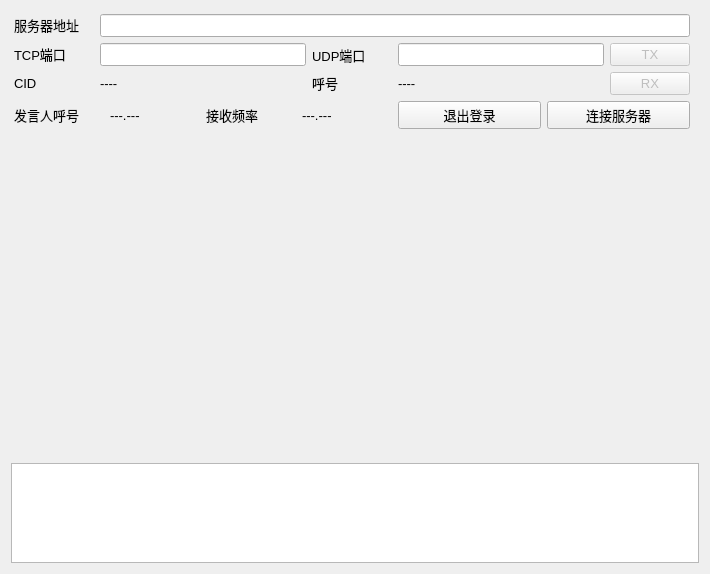
<?xml version="1.0" encoding="UTF-8"?>
<ui version="4.0">
 <class>ConnectWindow</class>
 <widget class="QWidget" name="ConnectWindow">
  <property name="geometry">
   <rect>
    <x>0</x>
    <y>0</y>
    <width>710</width>
    <height>574</height>
   </rect>
  </property>
  <property name="font">
   <font>
    <family>Leelawadee UI</family>
    <pointsize>10</pointsize>
   </font>
  </property>
  <property name="windowTitle">
   <string>AudioClient</string>
  </property>
  <property name="styleSheet">
   <string notr="true"/>
  </property>
  <layout class="QGridLayout" name="gridLayout">
   <item row="2" column="0" colspan="2">
    <widget class="QStackedWidget" name="windows"/>
   </item>
   <item row="0" column="0">
    <layout class="QGridLayout" name="layout_connect">
     <property name="sizeConstraint">
      <enum>QLayout::SizeConstraint::SetFixedSize</enum>
     </property>
     <property name="leftMargin">
      <number>3</number>
     </property>
     <property name="topMargin">
      <number>3</number>
     </property>
     <property name="rightMargin">
      <number>3</number>
     </property>
     <property name="bottomMargin">
      <number>3</number>
     </property>
     <item row="1" column="0">
      <widget class="QLabel" name="label_tcp_port">
       <property name="sizePolicy">
        <sizepolicy hsizetype="Fixed" vsizetype="Fixed">
         <horstretch>0</horstretch>
         <verstretch>0</verstretch>
        </sizepolicy>
       </property>
       <property name="minimumSize">
        <size>
         <width>80</width>
         <height>0</height>
        </size>
       </property>
       <property name="text">
        <string>TCP端口</string>
       </property>
      </widget>
     </item>
     <item row="2" column="3">
      <widget class="QLabel" name="label_callsign_v">
       <property name="sizePolicy">
        <sizepolicy hsizetype="Expanding" vsizetype="Fixed">
         <horstretch>0</horstretch>
         <verstretch>0</verstretch>
        </sizepolicy>
       </property>
       <property name="minimumSize">
        <size>
         <width>100</width>
         <height>23</height>
        </size>
       </property>
       <property name="text">
        <string>----</string>
       </property>
      </widget>
     </item>
     <item row="2" column="2">
      <widget class="QLabel" name="label_callsign">
       <property name="sizePolicy">
        <sizepolicy hsizetype="Fixed" vsizetype="Fixed">
         <horstretch>0</horstretch>
         <verstretch>0</verstretch>
        </sizepolicy>
       </property>
       <property name="minimumSize">
        <size>
         <width>40</width>
         <height>0</height>
        </size>
       </property>
       <property name="text">
        <string>呼号</string>
       </property>
      </widget>
     </item>
     <item row="1" column="3">
      <widget class="QLineEdit" name="line_edit_udp_port"/>
     </item>
     <item row="3" column="3" colspan="2">
      <layout class="QGridLayout" name="layout_btn">
       <item row="0" column="0">
        <widget class="QPushButton" name="button_exit">
         <property name="text">
          <string>退出登录</string>
         </property>
        </widget>
       </item>
       <item row="0" column="1">
        <widget class="QPushButton" name="button_connect">
         <property name="sizePolicy">
          <sizepolicy hsizetype="Minimum" vsizetype="Preferred">
           <horstretch>0</horstretch>
           <verstretch>0</verstretch>
          </sizepolicy>
         </property>
         <property name="text">
          <string>连接服务器</string>
         </property>
        </widget>
       </item>
      </layout>
     </item>
     <item row="2" column="1">
      <widget class="QLabel" name="label_cid_v">
       <property name="sizePolicy">
        <sizepolicy hsizetype="Expanding" vsizetype="Fixed">
         <horstretch>0</horstretch>
         <verstretch>0</verstretch>
        </sizepolicy>
       </property>
       <property name="minimumSize">
        <size>
         <width>100</width>
         <height>23</height>
        </size>
       </property>
       <property name="text">
        <string>----</string>
       </property>
      </widget>
     </item>
     <item row="2" column="0">
      <widget class="QLabel" name="label_cid">
       <property name="sizePolicy">
        <sizepolicy hsizetype="Fixed" vsizetype="Fixed">
         <horstretch>0</horstretch>
         <verstretch>0</verstretch>
        </sizepolicy>
       </property>
       <property name="minimumSize">
        <size>
         <width>40</width>
         <height>0</height>
        </size>
       </property>
       <property name="text">
        <string>CID</string>
       </property>
      </widget>
     </item>
     <item row="0" column="1" colspan="4">
      <widget class="QLineEdit" name="line_edit_address">
       <property name="sizePolicy">
        <sizepolicy hsizetype="MinimumExpanding" vsizetype="Fixed">
         <horstretch>0</horstretch>
         <verstretch>0</verstretch>
        </sizepolicy>
       </property>
      </widget>
     </item>
     <item row="1" column="2">
      <widget class="QLabel" name="label_udp_port">
       <property name="minimumSize">
        <size>
         <width>80</width>
         <height>0</height>
        </size>
       </property>
       <property name="text">
        <string>UDP端口</string>
       </property>
      </widget>
     </item>
     <item row="2" column="4">
      <widget class="IndicatorButton" name="button_rx">
       <property name="enabled">
        <bool>false</bool>
       </property>
       <property name="cursor">
        <cursorShape>ForbiddenCursor</cursorShape>
       </property>
       <property name="text">
        <string>RX</string>
       </property>
      </widget>
     </item>
     <item row="0" column="0">
      <widget class="QLabel" name="label_address">
       <property name="sizePolicy">
        <sizepolicy hsizetype="Fixed" vsizetype="Fixed">
         <horstretch>0</horstretch>
         <verstretch>0</verstretch>
        </sizepolicy>
       </property>
       <property name="minimumSize">
        <size>
         <width>80</width>
         <height>0</height>
        </size>
       </property>
       <property name="text">
        <string>服务器地址</string>
       </property>
      </widget>
     </item>
     <item row="1" column="1">
      <widget class="QLineEdit" name="line_edit_tcp_port">
       <property name="sizePolicy">
        <sizepolicy hsizetype="MinimumExpanding" vsizetype="Fixed">
         <horstretch>0</horstretch>
         <verstretch>0</verstretch>
        </sizepolicy>
       </property>
      </widget>
     </item>
     <item row="1" column="4">
      <widget class="IndicatorButton" name="button_tx">
       <property name="enabled">
        <bool>false</bool>
       </property>
       <property name="cursor">
        <cursorShape>ForbiddenCursor</cursorShape>
       </property>
       <property name="text">
        <string>TX</string>
       </property>
      </widget>
     </item>
     <item row="3" column="0" colspan="3">
      <layout class="QGridLayout" name="layout_info">
       <item row="0" column="0">
        <widget class="QLabel" name="label_rx_callsign">
         <property name="text">
          <string>发言人呼号</string>
         </property>
        </widget>
       </item>
       <item row="0" column="1">
        <widget class="QLabel" name="label_rx_callsign_v">
         <property name="text">
          <string>---.---</string>
         </property>
        </widget>
       </item>
       <item row="0" column="2">
        <widget class="QLabel" name="label_rx_freq">
         <property name="text">
          <string>接收频率</string>
         </property>
        </widget>
       </item>
       <item row="0" column="3">
        <widget class="QLabel" name="label_rx_freq_v">
         <property name="text">
          <string>---.---</string>
         </property>
        </widget>
       </item>
      </layout>
     </item>
    </layout>
   </item>
   <item row="3" column="0" colspan="2">
    <widget class="QTextBrowser" name="text_browser_log">
     <property name="maximumSize">
      <size>
       <width>16777215</width>
       <height>100</height>
      </size>
     </property>
    </widget>
   </item>
  </layout>
 </widget>
 <customwidgets>
  <customwidget>
   <class>IndicatorButton</class>
   <extends>QPushButton</extends>
   <header>src/ui/component/indicator_button.h</header>
  </customwidget>
 </customwidgets>
 <resources/>
 <connections/>
</ui>
